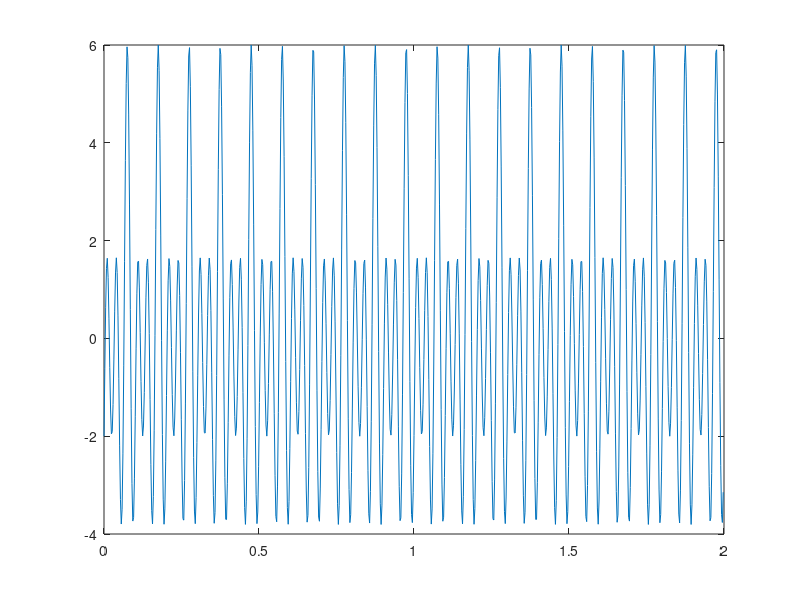

This chart was generated by the following MATLAB code:
fn=120*pi;
t=0:1/fn:2;
x1=cos(2*pi*10*t+pi/2);
x2=2*cos(4*pi*10*t+pi);
x3=3*cos(6*pi*10*t+3*pi/2);
x=x1+x2+x3;
plot(t,x);